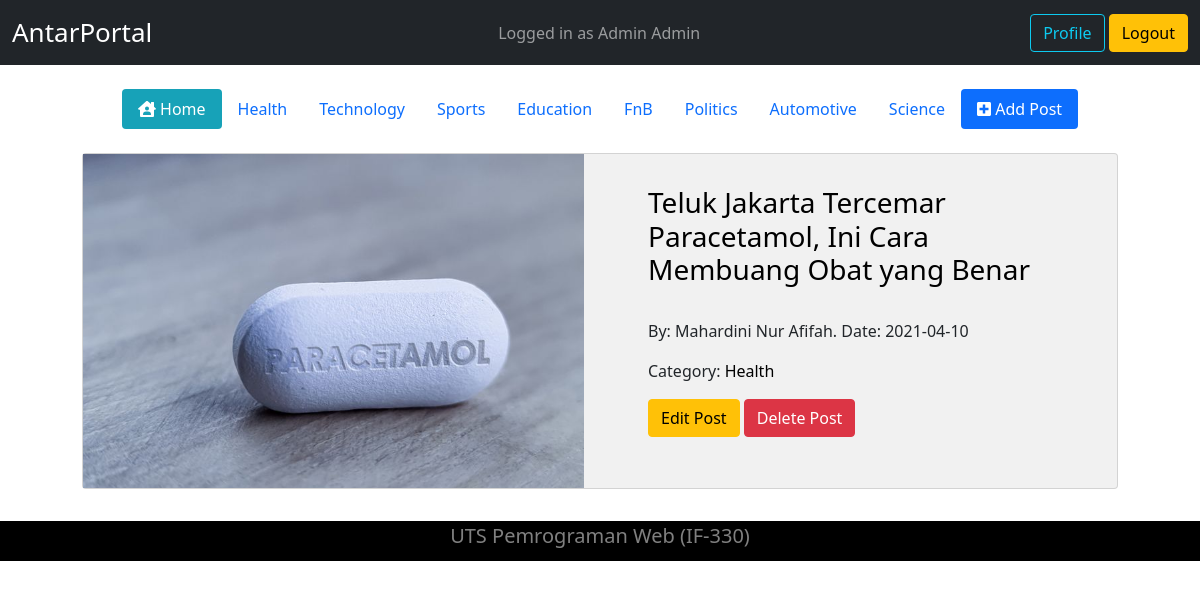
/adminIndex.php?category=1 (signed in), run on the app's committed database.
### tables this page shows
CREATE TABLE `users` (
  `userId` int(11) NOT NULL,
  `firstName` varchar(255) NOT NULL,
  `lastName` varchar(255) DEFAULT NULL,
  `email` varchar(100) NOT NULL,
  `password` varchar(10000) NOT NULL,
  `userType` varchar(10) NOT NULL,
  `birthDate` date NOT NULL,
  `gender` varchar(10) DEFAULT NULL,
  `fotoUser` text DEFAULT NULL
);

CREATE TABLE `category` (
  `categoryId` int(11) NOT NULL,
  `categoryName` varchar(100) NOT NULL
);

CREATE TABLE `posts` (
  `postId` int(11) NOT NULL,
  `postTitle` varchar(255) NOT NULL,
  `postAuthor` varchar(255) NOT NULL DEFAULT '''Secret Author''',
  `categoryId` int(11) NOT NULL,
  `content` longtext NOT NULL,
  `publishDate` date NOT NULL,
  `postPicture` text NOT NULL
);

### config/connect_db.php (called while the page is built, shortened)
<?php
$base_url = 'http://localhost/antarportal/antarportal/';

### adminIndex.php (the view, shortened to what this page needs)
<?php
    include './config/connect_db.php';
?>
<!DOCTYPE html>
<html lang="en">
<head>
    <?php include './include/header.php'; ?>
</head>
<body>
    <?php if (isset($_SESSION['email']) && !empty($_SESSION['email'])) { ?>
    <nav class="navbar navbar-expand-sm navbar-dark bg-dark">
        <div class="container-fluid justify-content-between ">
            <a class="navbar-brand" href="<?=$base_url?>adminIndex.php" style="font-size:26px">AntarPortal</a>
                <div class="row-cols-sm-1 " >
                    <?php
                        $email = $_SESSION['email'];
                        $queryUser = $db->prepare("SELECT * FROM users WHERE email=:email AND userType = 'admin'");
                        $queryUser->bindParam(":email", $email);
                        $queryUser->execute();
                        $users = $queryUser->fetch();
                        if($queryUser->rowCount() > 0){ ?>
                            <span class="navbar-text" style="color:light-gray;">Logged in as Admin <?= $users['firstName'] . " " . $users['lastName'];?></span>
                        <?php } ?>
                </div>
                <div class="text-end">
                    <a type="button" href="profileAdmin.php" class="btn btn-outline-info" >Profile</a>
                    <button type="button" class="btn btn-warning" data-toggle="collapse" data-bs-toggle="modal" data-bs-target="#logout">Logout</button>
                </div>
        </div>
    </nav>
    <header>
        <ul class="nav nav-pills mb-auto justify-content-center ">
            <li class="nav-item" style="margin-top: 2%; margin-bottom: 2%" >
                <a class="nav-link active" href="<?=$base_url?>adminIndex.php" style="background-color: #17a2b8;"><i class="fas fa-house-user"></i> Home</a>
            </li>
            <?php
                $query = $db->prepare("SELECT * FROM category");
                $query->execute();
                $dataCategory = $query->fetchAll();
                foreach($dataCategory as $data){
                    if(isset($_GET['category'])){
                        if($data['categoryId'] === $_GET['category']){
                            $active = "active";
                        }else{
                            $active = " ";
                        }
                    }
                    if(!isset($_GET['category'])) $active = "" ?>
                <li class="nav-item" style="margin-top: 2%; margin-bottom:2%;" >
                    <a class="nav-link <?=$active;?>"  href="<?=$base_url?>adminIndex.php?page=home&category=<?= $data['categoryId'];?>"><?=$data['categoryName'];?></a>
                </li>
            <?php }?>
            <li class="nav-item" style="margin-top: 2%; margin-bottom:2%">
                <a class="nav-link active" href="addPostAdmin.php"><i class="fas fa-plus-square"></i> Add Post</a>
            </li>
        </ul>
    </header>
        <?php
        if(isset($_GET['page'])){
            $halaman = $_GET['page'];
            switch ($halaman) {
                case 'home':
                    include "adminHome.php";
                    break;
                case 'delete':
                    include "./processing/doDeletePost.php";
                    break;
                default:
                    echo "<center><h3>Maaf. Halaman tidak di temukan !</h3></center>";
                break;
            }
        }else {
            include "adminHome.php";
        }
    } else {
        include 'login.php';
    } ?>
</body>
<footer class="footer">UTS Pemrograman Web (IF-330)</footer>
</html>

### adminHome.php (shortened to what this page needs)
<div class="row-cols-sm-1">
    <?php
    if (isset($_GET['category'])) {
        $queryPost = "SELECT * FROM posts WHERE categoryId=".$_GET['category']." ORDER BY publishDate asc";
        $queryCategory = "SELECT * FROM category WHERE categoryId=".$_GET['category'];
        $postResult = $db->query($queryPost);
        $dataPost = $postResult->fetchAll();
        $categoryResult = $db->query($queryCategory);
        $dataCategory = $categoryResult->fetchAll();
    ?>
    <main class="container">
        <?php foreach($dataPost as $post){?>
            <section class="card" data-aos="fade-left">
                <a href="postPage.php?postId=<?=$post['postId'];?>" class="img-hover-zoom"><img src="postAssets/<?= $post['postPicture'];?>" ></a>
                <div>
                    <h3><a href="postPage.php?postId=<?=$post['postId'];?>" class="hyperlink"><?= $post['postTitle'];?></a></h3>
                    <p>By: <?= $post['postAuthor'];?>. Date: <?= $post['publishDate'];?></p>
                    <?php foreach($dataCategory as $category){?>
                    <p>Category: <a href="<?=$base_url;?>index.php?page=home&category=<?= $category['categoryId'];?>" class="hyperlink"><?= $category['categoryName']; ?></a>  </p>
                    <div>
                        <a href="<?=$base_url;?>index.php?page=edit&post=<?=$post['postId'];?>" class="btn btn-warning">Edit Post</a>
                        <a href="<?=$base_url;?>adminIndex.php?page=delete&post=<?=$post['postId'];?>" class="btn btn-danger" onclick="return confirm('Are you sure want to delete this post?')">Delete Post</a>
                    </div>
                </div>
            </section>
            <?php } ?>
        <?php } ?>
    </main>
   <?php }?>
</div>

### assets/css/additionalCss.css (style rules this page uses)
* { margin:0; padding: 0; box-sizing: border-box; }
.container { max-width: 1100px; margin: auto; overflow: auto; padding: 0 2rem; }
.hyperlink { text-decoration: none; color:black; transition: .1s linear; }
img { width: 100%; transition: .2s; }
.card { display: grid; grid-template-columns: repeat(2, 1fr); grid-gap: 2rem; background: #f1f1f1; margin-bottom: 2rem; }
.card h3 { margin-bottom: 2rem; }
.card img { height: 100%; }
.card > div { padding: 2rem; }

### assets/css/all.css (style rules this page uses)
.fa-house-user:before { content: "\e065"; }
.fa-plus-square:before { content: "\f0fe"; }

### assets/css/footer.css (style rules this page uses)
.footer { position: relative; left: 0; bottom: 0; height: 40px; width: 100%; font-size: 20px; background-color: black; color: grey; text-align: center; }

### data on the page
users: firstName "Admin"
category: categoryName "Health"
category: categoryName "Technology"
category: categoryName "Sports"
category: categoryName "Education"
category: categoryName "FnB"
category: categoryName "Politics"
category: categoryName "Automotive"
category: categoryName "Science"
posts: postPicture (picture), postTitle "Teluk Jakarta Tercemar Paracetamol, Ini Cara Membuang Obat yang Benar", postAuthor "Mahardini Nur Afifah", publishDate "2021-04-10"
